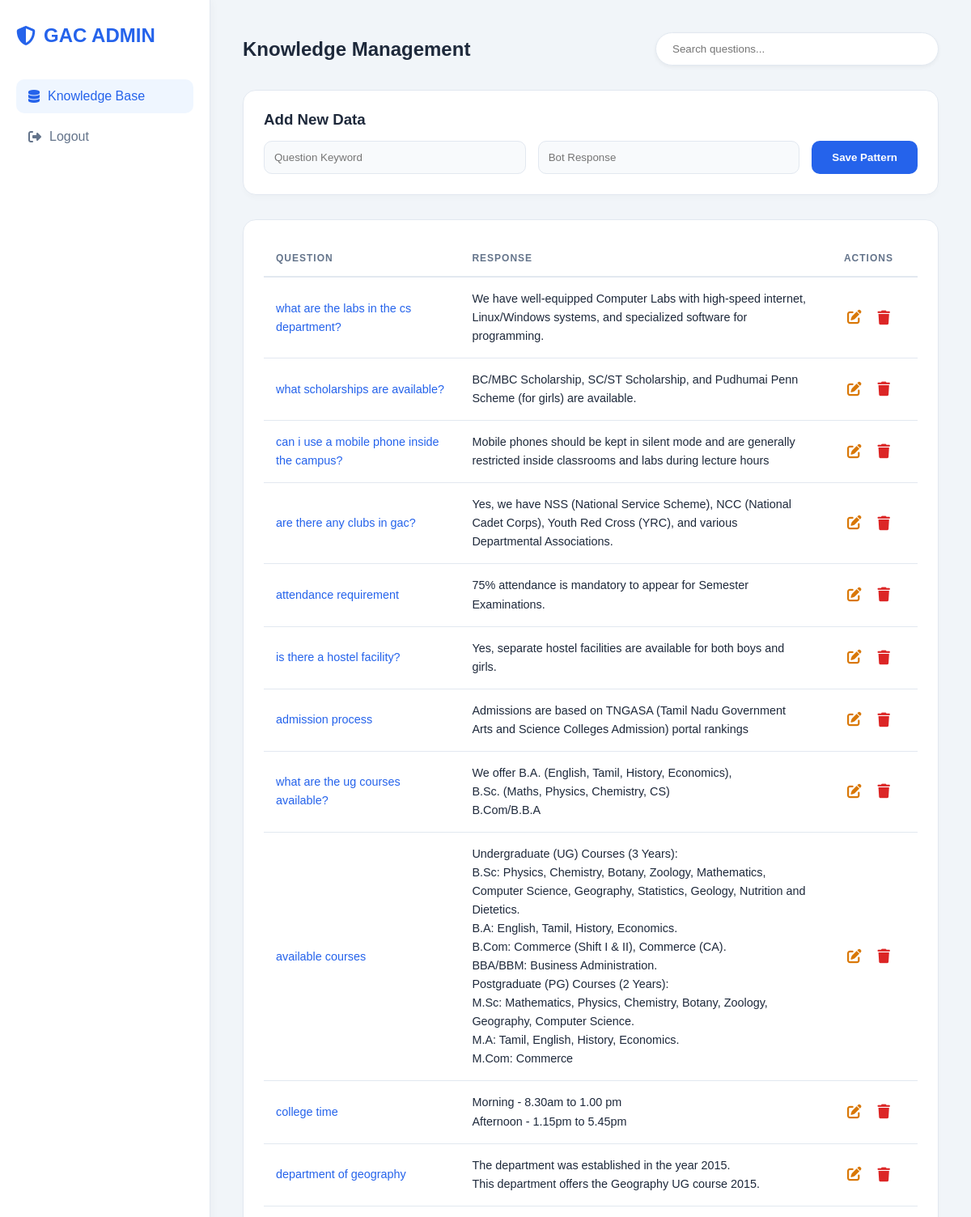
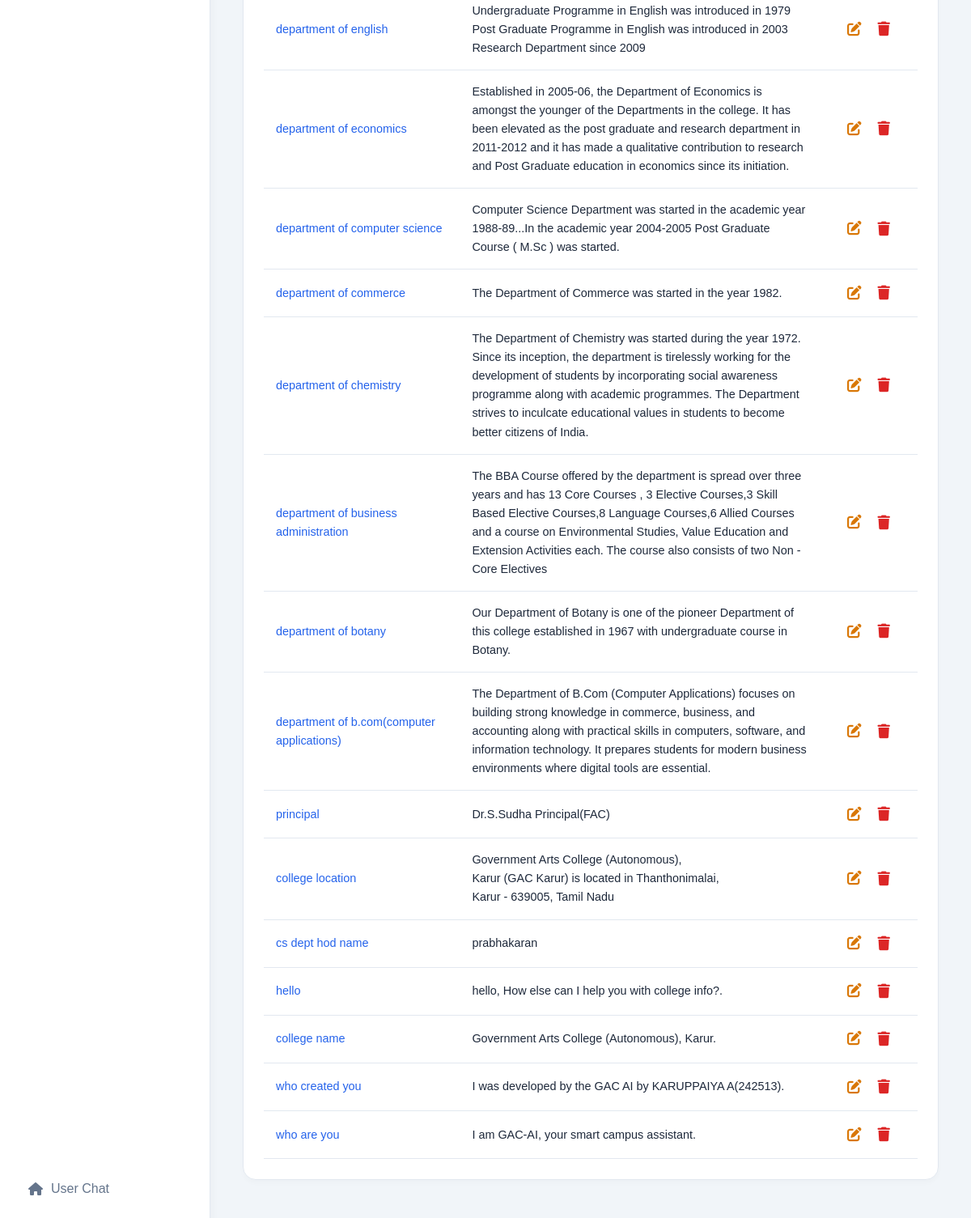
Page /admin-portal (signed in) on the committed database (2 pictures, top to bottom).
### tables this page shows
CREATE TABLE knowledge (id INTEGER PRIMARY KEY, question TEXT UNIQUE, answer TEXT);

### app.py (the view)
@app.route('/admin-portal')
def admin_portal():
    if not session.get('logged_in'):
        return redirect(url_for('login'))
    conn = sqlite3.connect('college_bot.db')
    conn.row_factory = sqlite3.Row
    knowledge = conn.execute('SELECT * FROM knowledge ORDER BY id DESC').fetchall()
    logs = conn.execute('SELECT * FROM logs ORDER BY id DESC LIMIT 50').fetchall()
    conn.close()
    return render_template('admin.html', knowledge=knowledge, logs=logs)

### templates/admin.html (shortened to what this page needs)
<!DOCTYPE html>
<html lang="en">
<head>
    <link href="https://cdnjs.cloudflare.com/ajax/libs/font-awesome/6.4.0/css/all.min.css" rel="stylesheet">
</head>
<body>
    <div class="admin-container">
        <aside class="sidebar">
            <div class="sidebar-brand"><i class="fas fa-shield-halved"></i> GAC ADMIN</div>
            <nav>
                <a href="#" class="nav-link active"><i class="fas fa-database"></i> Knowledge Base</a>
                <a href="/logout" class="nav-link"><i class="fas fa-sign-out-alt"></i> Logout</a>
            </nav>
            <div style="margin-top: auto;"><a href="/" class="nav-link"><i class="fas fa-home"></i> User Chat</a></div>
        </aside>
        <main class="main-content">
            <div class="header-box">
                <h2>Knowledge Management</h2>
                <input type="text" id="dbSearch" class="search-bar" placeholder="Search questions..." onkeyup="searchTable()">
            </div>
            <div class="glass-card">
                <h3 style="margin-bottom: 15px;">Add New Data</h3>
                <form action="/add_knowledge" method="POST" class="form-grid">
                    <input type="text" name="question" placeholder="Question Keyword" required>
                    <input type="text" name="answer" placeholder="Bot Response" required>
                    <button type="submit" class="btn-add">Save Pattern</button>
                </form>
            </div>
            <div class="glass-card">
                <table id="knowledgeTable">
                    <thead>
                        <tr>
                            <th style="width: 30%;">Question</th>
                            <th style="width: 55%;">Response</th>
                            <th style="width: 15%; text-align: center;">Actions</th>
                        </tr>
                    </thead>
                    <tbody>
                        {% for row in knowledge %}
                        <tr>
                            <td style="color: var(--primary); font-weight: 500;">{{ row.question }}</td>
                            <td>{{ row.answer }}</td>
                            <td>
                                <div class="action-cell">
                                    <button class="btn-edit" onclick="openEdit('{{ row.id }}', '{{ row.question|e }}', '{{ row.answer|e }}')" title="Edit">
                                        <i class="fas fa-edit"></i>
                                    </button>
                                    <a href="/delete/{{ row.id }}" class="btn-del" onclick="return confirm('Confirm deletion?')" title="Delete">
                                        <i class="fas fa-trash"></i>
                                    </a>
                                </div>
                            </td>
                        </tr>
                        {% endfor %}
                    </tbody>
                </table>
            </div>
        </main>
    </div>
</body>
</html>

### templates/admin.html (style rules this page uses)
:root { --primary: #2563eb; --bg-light: #f1f5f9; --card-bg: #ffffff; --text-main: #1e293b; --text-muted: #64748b; --border: #e2e8f0; --input-bg: #f8fafc; }
* { margin: 0; padding: 0; box-sizing: border-box; font-family: 'Outfit', sans-serif; }
body { background-color: var(--bg-light); color: var(--text-main); height: 100vh; display: flex; overflow: hidden; }
body::before { content: ""; position: fixed; top: 0; left: 0; width: 100%; height: 100%; background: url('/static/images/college_bg.jpg') center/cover; opacity: 0.05; z-index: -1; }
.admin-container { display: flex; width: 100%; }
.sidebar { width: 260px; background: var(--card-bg); border-right: 1px solid var(--border); padding: 30px 20px; display: flex; flex-direction: column; box-shadow: 2px 0 10px rgba(0,0,0,0.03); }
.sidebar-brand { font-size: 1.5rem; font-weight: bold; color: var(--primary); margin-bottom: 40px; display: flex; align-items: center; gap: 10px; }
.nav-link { padding: 12px 15px; color: var(--text-muted); text-decoration: none; border-radius: 10px; margin-bottom: 8px; display: flex; align-items: center; gap: 10px; transition: 0.3s; }
.nav-link.active, .nav-link:hover { background: #eff6ff; color: var(--primary); }
.main-content { flex: 1; padding: 40px; overflow-y: auto; }
.header-box { display: flex; justify-content: space-between; align-items: center; margin-bottom: 30px; }
.search-bar { background: var(--card-bg); border: 1px solid var(--border); padding: 12px 20px; border-radius: 25px; width: 350px; outline: none; box-shadow: 0 2px 5px rgba(0,0,0,0.05); }
.glass-card { background: var(--card-bg); border: 1px solid var(--border); padding: 25px; border-radius: 16px; margin-bottom: 30px; box-shadow: 0 4px 6px rgba(0,0,0,0.02); }
.form-grid { display: grid; grid-template-columns: 1fr 1fr auto; gap: 15px; }
input, textarea { background: var(--input-bg); border: 1px solid var(--border); padding: 12px; border-radius: 10px; color: var(--text-main); outline: none; }
.btn-add { background: var(--primary); border: none; padding: 12px 25px; border-radius: 10px; color: white; font-weight: bold; cursor: pointer; transition: 0.3s; }
table { width: 100%; border-collapse: collapse; table-layout: fixed; }
th { text-align: left; padding: 15px; color: var(--text-muted); border-bottom: 2px solid var(--border); font-size: 0.75rem; text-transform: uppercase; letter-spacing: 1px; }
td { padding: 15px; border-bottom: 1px solid var(--border); font-size: 0.9rem; word-wrap: break-word; vertical-align: middle; line-height: 1.6; }
td:nth-child(2) { white-space: pre-line; }
td:nth-child(2)::first-letter { display: inline-block; }
.action-cell { display: flex; justify-content: center; gap: 20px; }
.btn-edit { color: #d97706; cursor: pointer; background: none; border: none; font-size: 1.1rem; transition: 0.2s; }
.btn-del { color: #dc2626; text-decoration: none; font-size: 1.1rem; transition: 0.2s; }

### rows in the picture
knowledge: question "what are the labs in the cs department?", answer "We have well-equipped Computer Labs with high-speed internet, Linux/Windows systems, and specialized software for programming."
knowledge: question "what scholarships are available?", answer "BC/MBC Scholarship, SC/ST Scholarship, and Pudhumai Penn Scheme (for girls) are available."
knowledge: question "can i use a mobile phone inside the campus?", answer "Mobile phones should be kept in silent mode and are generally restricted inside classrooms and labs during lecture hours"
knowledge: question "are there any clubs in gac?", answer "Yes, we have NSS (National Service Scheme), NCC (National Cadet Corps), Youth Red Cross (YRC), and various Departmental Associations."
knowledge: question "attendance requirement", answer "75% attendance is mandatory to appear for Semester Examinations."
knowledge: question "is there a hostel facility?", answer "Yes, separate hostel facilities are available for both boys and girls."
knowledge: question "admission process", answer "Admissions are based on TNGASA (Tamil Nadu Government Arts and Science Colleges Admission) portal rankings"
knowledge: question "what are the ug courses available?", answer "We offer B.A. (English, Tamil, History, Economics), B.Sc. (Maths, Physics, Chemistry, CS) B.Com/B.B.A"
knowledge: question "available courses", answer "Undergraduate (UG) Courses (3 Years): B.Sc: Physics, Chemistry, Botany, Zoology, Mathematics, Computer Science, Geography, Statistics, Geology, Nutrition and Dietetics. B.A: English, Tamil, History, Economics. B.Com: Commerce (Shift I & II), Commerce (CA). BBA/BBM: Business Administration. Postgraduate (PG) Courses (2 Years): M.Sc: Mathematics, Physics, Chemistry, Botany, Zoology, Geography, Computer Science. M.A: Tamil, English, History, Economics. M.Com: Commerce"
knowledge: question "college time", answer "Morning - 8.30am to 1.00 pm Afternoon - 1.15pm to 5.45pm"
knowledge: question "department of geography", answer "The department was established in the year 2015. This department offers the Geography UG course 2015."
knowledge: question "department of english", answer "Undergraduate Programme in English was introduced in 1979 Post Graduate Programme in English was introduced in 2003 Research Department since 2009"
knowledge: question "department of economics", answer "Established in 2005-06, the Department of Economics is amongst the younger of the Departments in the college. It has been elevated as the post graduate and research department in 2011-2012 and it has made a qualitative contribution to research and Post Graduate education in economics since its initiation."
knowledge: question "department of computer science", answer "Computer Science Department was started in the academic year 1988-89...In the academic year 2004-2005 Post Graduate Course ( M.Sc ) was started."
knowledge: question "department of commerce", answer "The Department of Commerce was started in the year 1982."
knowledge: question "department of chemistry", answer "The Department of Chemistry was started during the year 1972. Since its inception, the department is tirelessly working for the development of students by incorporating social awareness programme along with academic programmes. The Department strives to inculcate educational values in students to become better citizens of India."
knowledge: question "department of business administration", answer "The BBA Course offered by the department is spread over three years and has 13 Core Courses , 3 Elective Courses,3 Skill Based Elective Courses,8 Language Courses,6 Allied Courses and a course on Environmental Studies, Value Education and Extension Activities each. The course also consists of two Non - Core Electives"
knowledge: question "department of botany", answer "Our Department of Botany is one of the pioneer Department of this college established in 1967 with undergraduate course in Botany."
knowledge: question "department of b.com(computer applications)", answer "The Department of B.Com (Computer Applications) focuses on building strong knowledge in commerce, business, and accounting along with practical skills in computers, software, and information technology. It prepares students for modern business environments where digital tools are essential."
knowledge: question "principal", answer "Dr.S.Sudha Principal(FAC)"
knowledge: question "college location", answer "Government Arts College (Autonomous), Karur (GAC Karur) is located in Thanthonimalai, Karur - 639005, Tamil Nadu"
knowledge: question "cs dept hod name", answer "prabhakaran"
knowledge: question "hello", answer "hello, How else can I help you with college info?."
knowledge: question "college name", answer "Government Arts College (Autonomous), Karur."
knowledge: question "who created you", answer "I was developed by the GAC AI by KARUPPAIYA A(242513)."
knowledge: question "who are you", answer "I am GAC-AI, your smart campus assistant."
